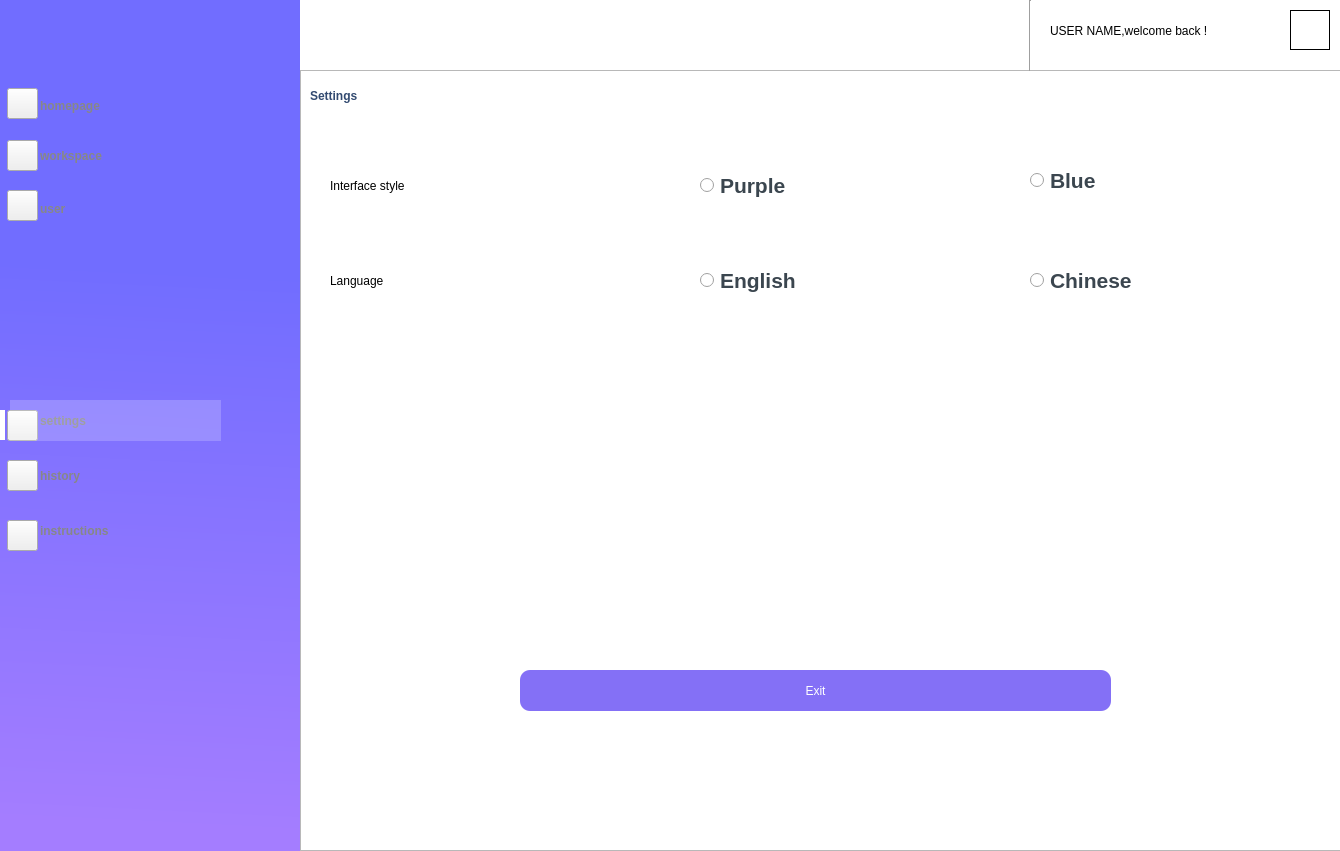
<?xml version="1.0" encoding="UTF-8"?>
<ui version="4.0">
 <class>Setting</class>
 <widget class="QWidget" name="Setting">
  <property name="geometry">
   <rect>
    <x>0</x>
    <y>0</y>
    <width>1340</width>
    <height>851</height>
   </rect>
  </property>
  <property name="windowTitle">
   <string>Form</string>
  </property>
  <property name="autoFillBackground">
   <bool>true</bool>
  </property>
  <widget class="QLabel" name="label_left">
   <property name="geometry">
    <rect>
     <x>-1</x>
     <y>0</y>
     <width>301</width>
     <height>851</height>
    </rect>
   </property>
   <property name="styleSheet">
    <string notr="true">background-color: qlineargradient(spread:pad, x1:0.512438, y1:0.159091, x2:0.497512, y2:0.971591, stop:0.19403 rgba(113,109,255,1), stop:1 rgba(164,125,255,1));
</string>
   </property>
   <property name="text">
    <string/>
   </property>
  </widget>
  <widget class="QLabel" name="label_top">
   <property name="geometry">
    <rect>
     <x>300</x>
     <y>0</y>
     <width>1041</width>
     <height>70</height>
    </rect>
   </property>
   <property name="styleSheet">
    <string notr="true">background-color: rgb(255, 255, 255);</string>
   </property>
   <property name="text">
    <string/>
   </property>
  </widget>
  <widget class="QLabel" name="label_botom">
   <property name="geometry">
    <rect>
     <x>300</x>
     <y>70</y>
     <width>1041</width>
     <height>771</height>
    </rect>
   </property>
   <property name="styleSheet">
    <string notr="true">background-color: rgb(237, 241, 247);</string>
   </property>
   <property name="text">
    <string/>
   </property>
  </widget>
  <widget class="QLabel" name="label_welcome">
   <property name="geometry">
    <rect>
     <x>1050</x>
     <y>10</y>
     <width>231</width>
     <height>41</height>
    </rect>
   </property>
   <property name="styleSheet">
    <string notr="true"/>
   </property>
   <property name="text">
    <string>USER NAME,welcome back !</string>
   </property>
  </widget>
  <widget class="QPushButton" name="pushButton_1">
   <property name="geometry">
    <rect>
     <x>7</x>
     <y>88</y>
     <width>31</width>
     <height>31</height>
    </rect>
   </property>
   <property name="styleSheet">
    <string notr="true">border-image: url(:/icon/homepage.png);</string>
   </property>
   <property name="text">
    <string/>
   </property>
  </widget>
  <widget class="QPushButton" name="pushButton_2">
   <property name="geometry">
    <rect>
     <x>7</x>
     <y>140</y>
     <width>31</width>
     <height>31</height>
    </rect>
   </property>
   <property name="styleSheet">
    <string notr="true">border-image: url(:/icon/working.png);</string>
   </property>
   <property name="text">
    <string/>
   </property>
  </widget>
  <widget class="QPushButton" name="pushButton_3">
   <property name="geometry">
    <rect>
     <x>7</x>
     <y>190</y>
     <width>31</width>
     <height>31</height>
    </rect>
   </property>
   <property name="styleSheet">
    <string notr="true">border-image: url(:/icon/user.png);</string>
   </property>
   <property name="text">
    <string/>
   </property>
  </widget>
  <widget class="QPushButton" name="pushButton_4">
   <property name="geometry">
    <rect>
     <x>7</x>
     <y>410</y>
     <width>31</width>
     <height>31</height>
    </rect>
   </property>
   <property name="styleSheet">
    <string notr="true">
border-image: url(:/icon/setting.png);</string>
   </property>
   <property name="text">
    <string/>
   </property>
  </widget>
  <widget class="QPushButton" name="pushButton">
   <property name="geometry">
    <rect>
     <x>7</x>
     <y>520</y>
     <width>31</width>
     <height>31</height>
    </rect>
   </property>
   <property name="styleSheet">
    <string notr="true">border-image: url(:/icon/notice.png);</string>
   </property>
   <property name="text">
    <string/>
   </property>
  </widget>
  <widget class="QPushButton" name="pushButton_5">
   <property name="geometry">
    <rect>
     <x>7</x>
     <y>460</y>
     <width>31</width>
     <height>31</height>
    </rect>
   </property>
   <property name="styleSheet">
    <string notr="true">border-image: url(:/icon/suggestion.png);</string>
   </property>
   <property name="text">
    <string/>
   </property>
  </widget>
  <widget class="QLabel" name="label_home">
   <property name="geometry">
    <rect>
     <x>40</x>
     <y>90</y>
     <width>151</width>
     <height>31</height>
    </rect>
   </property>
   <property name="styleSheet">
    <string notr="true">font: 14pt &quot;ProximaNova&quot;;
font-weight: bold;
color: rgb(135, 135, 135);</string>
   </property>
   <property name="text">
    <string>homepage</string>
   </property>
  </widget>
  <widget class="QLabel" name="label_work">
   <property name="geometry">
    <rect>
     <x>40</x>
     <y>130</y>
     <width>171</width>
     <height>51</height>
    </rect>
   </property>
   <property name="styleSheet">
    <string notr="true">font: 14pt &quot;ProximaNova&quot;;
font-weight: bold;
color: rgb(135, 135, 135);</string>
   </property>
   <property name="text">
    <string>workspace</string>
   </property>
  </widget>
  <widget class="QLabel" name="label_user">
   <property name="geometry">
    <rect>
     <x>40</x>
     <y>178</y>
     <width>151</width>
     <height>61</height>
    </rect>
   </property>
   <property name="styleSheet">
    <string notr="true">font: 14pt &quot;ProximaNova&quot;;
font-weight: bold;
color: rgb(135, 135, 135);</string>
   </property>
   <property name="text">
    <string>user</string>
   </property>
  </widget>
  <widget class="QLabel" name="label_sett">
   <property name="geometry">
    <rect>
     <x>40</x>
     <y>400</y>
     <width>161</width>
     <height>41</height>
    </rect>
   </property>
   <property name="styleSheet">
    <string notr="true">font: 14pt &quot;ProximaNova&quot;;
font-weight: bold;
color: rgb(135, 135, 135);</string>
   </property>
   <property name="text">
    <string>settings</string>
   </property>
  </widget>
  <widget class="QLabel" name="label_noti">
   <property name="geometry">
    <rect>
     <x>40</x>
     <y>450</y>
     <width>151</width>
     <height>51</height>
    </rect>
   </property>
   <property name="styleSheet">
    <string notr="true">font: 14pt &quot;ProximaNova&quot;;
font-weight: bold;
color: rgb(135, 135, 135);</string>
   </property>
   <property name="text">
    <string>history</string>
   </property>
  </widget>
  <widget class="QLabel" name="label_sugg">
   <property name="geometry">
    <rect>
     <x>40</x>
     <y>500</y>
     <width>181</width>
     <height>61</height>
    </rect>
   </property>
   <property name="styleSheet">
    <string notr="true">font: 14pt &quot;ProximaNova&quot;;
font-weight: bold;
color: rgb(135, 135, 135);</string>
   </property>
   <property name="text">
    <string>instructions</string>
   </property>
  </widget>
  <widget class="QLabel" name="label_white2">
   <property name="geometry">
    <rect>
     <x>0</x>
     <y>410</y>
     <width>5</width>
     <height>30</height>
    </rect>
   </property>
   <property name="styleSheet">
    <string notr="true">background-color: rgb(255, 255, 255);</string>
   </property>
   <property name="text">
    <string/>
   </property>
  </widget>
  <widget class="QLabel" name="label_white1">
   <property name="geometry">
    <rect>
     <x>10</x>
     <y>400</y>
     <width>211</width>
     <height>41</height>
    </rect>
   </property>
   <property name="styleSheet">
    <string notr="true">background-color: rgba(255, 255, 255, 51);</string>
   </property>
   <property name="text">
    <string/>
   </property>
  </widget>
  <widget class="QListWidget" name="listWidget">
   <property name="geometry">
    <rect>
     <x>300</x>
     <y>70</y>
     <width>1041</width>
     <height>781</height>
    </rect>
   </property>
   <property name="styleSheet">
    <string notr="true"/>
   </property>
  </widget>
  <widget class="QLabel" name="label_name">
   <property name="geometry">
    <rect>
     <x>310</x>
     <y>70</y>
     <width>401</width>
     <height>51</height>
    </rect>
   </property>
   <property name="styleSheet">
    <string notr="true">color: rgb(50, 74, 112);
font: 27pt &quot;Poppins&quot;;
font-weight: bold;</string>
   </property>
   <property name="text">
    <string>Settings</string>
   </property>
  </widget>
  <widget class="QPushButton" name="pushButton_6">
   <property name="geometry">
    <rect>
     <x>520</x>
     <y>670</y>
     <width>591</width>
     <height>41</height>
    </rect>
   </property>
   <property name="styleSheet">
    <string notr="true">background-color: qlineargradient(spread:pad, x1:0.52, y1:1, x2:0.54, y2:0, 
stop:0.0112994 rgba(110,102,162,1), 
stop:1 rgba(110,102,162,1));
color: rgb(255, 255, 255, 255);
 
background-color: rgb(132, 112, 246);
border:0px groove gray;border-radius:
10px;padding:2px 4px;
font: 26pt &quot;Candara&quot;;

</string>
   </property>
   <property name="text">
    <string>Exit</string>
   </property>
  </widget>
  <widget class="QGroupBox" name="horizontalGroupBox">
   <property name="geometry">
    <rect>
     <x>260</x>
     <y>150</y>
     <width>1031</width>
     <height>61</height>
    </rect>
   </property>
   <property name="styleSheet">
    <string notr="true">border-radius:18px;
</string>
   </property>
   <widget class="QLabel" name="label_name1">
    <property name="geometry">
     <rect>
      <x>70</x>
      <y>20</y>
      <width>281</width>
      <height>31</height>
     </rect>
    </property>
    <property name="styleSheet">
     <string notr="true">
font: 17pt &quot;Poppins&quot;;</string>
    </property>
    <property name="text">
     <string>Interface style</string>
    </property>
   </widget>
   <widget class="QRadioButton" name="light_button">
    <property name="geometry">
     <rect>
      <x>440</x>
      <y>20</y>
      <width>141</width>
      <height>31</height>
     </rect>
    </property>
    <property name="font">
     <font>
      <family>.AppleSystemUIFont</family>
      <pointsize>16</pointsize>
      <weight>50</weight>
      <italic>false</italic>
      <bold>false</bold>
     </font>
    </property>
    <property name="styleSheet">
     <string notr="true">color: rgb(59, 70, 79);
font-weight: bold;
font: 16pt &quot;.AppleSystemUIFont&quot;;</string>
    </property>
    <property name="text">
     <string>Purple</string>
    </property>
   </widget>
   <widget class="QRadioButton" name="dark_button">
    <property name="geometry">
     <rect>
      <x>770</x>
      <y>10</y>
      <width>111</width>
      <height>41</height>
     </rect>
    </property>
    <property name="font">
     <font>
      <family>.AppleSystemUIFont</family>
      <pointsize>16</pointsize>
      <weight>50</weight>
      <italic>false</italic>
      <bold>false</bold>
     </font>
    </property>
    <property name="styleSheet">
     <string notr="true">color: rgb(59, 70, 79);
font-weight: bold;
font: 16pt &quot;.AppleSystemUIFont&quot;;</string>
    </property>
    <property name="text">
     <string>Blue</string>
    </property>
   </widget>
  </widget>
  <widget class="QGroupBox" name="horizontalGroupBox_2">
   <property name="geometry">
    <rect>
     <x>160</x>
     <y>250</y>
     <width>1091</width>
     <height>61</height>
    </rect>
   </property>
   <property name="styleSheet">
    <string notr="true">border-radius:18px;
</string>
   </property>
   <widget class="QLabel" name="label_name1_2">
    <property name="geometry">
     <rect>
      <x>170</x>
      <y>10</y>
      <width>231</width>
      <height>41</height>
     </rect>
    </property>
    <property name="styleSheet">
     <string notr="true">
font: 17pt &quot;Poppins&quot;;</string>
    </property>
    <property name="text">
     <string>Language</string>
    </property>
   </widget>
   <widget class="QRadioButton" name="english_button">
    <property name="geometry">
     <rect>
      <x>540</x>
      <y>10</y>
      <width>151</width>
      <height>41</height>
     </rect>
    </property>
    <property name="font">
     <font>
      <family>.AppleSystemUIFont</family>
      <pointsize>16</pointsize>
      <weight>50</weight>
      <italic>false</italic>
      <bold>false</bold>
     </font>
    </property>
    <property name="styleSheet">
     <string notr="true">color: rgb(59, 70, 79);
font-weight: bold;
font: 16pt &quot;.AppleSystemUIFont&quot;;</string>
    </property>
    <property name="text">
     <string>English</string>
    </property>
   </widget>
   <widget class="QRadioButton" name="chinese_button">
    <property name="geometry">
     <rect>
      <x>870</x>
      <y>10</y>
      <width>171</width>
      <height>41</height>
     </rect>
    </property>
    <property name="font">
     <font>
      <family>.AppleSystemUIFont</family>
      <pointsize>16</pointsize>
      <weight>50</weight>
      <italic>false</italic>
      <bold>false</bold>
     </font>
    </property>
    <property name="styleSheet">
     <string notr="true">color: rgb(59, 70, 79);
font-weight: bold;
font: 16pt &quot;.AppleSystemUIFont&quot;;</string>
    </property>
    <property name="text">
     <string>Chinese</string>
    </property>
   </widget>
  </widget>
  <widget class="QPushButton" name="pushButton_portrait">
   <property name="geometry">
    <rect>
     <x>1290</x>
     <y>10</y>
     <width>40</width>
     <height>40</height>
    </rect>
   </property>
   <property name="styleSheet">
    <string notr="true">border-width: 1px;
border-image: url(:/other/photo.jpg);
border-style: solid;
border-color: rgb(0, 0, 0);</string>
   </property>
   <property name="text">
    <string/>
   </property>
  </widget>
  <widget class="Line" name="line">
   <property name="geometry">
    <rect>
     <x>1020</x>
     <y>0</y>
     <width>20</width>
     <height>71</height>
    </rect>
   </property>
   <property name="orientation">
    <enum>Qt::Vertical</enum>
   </property>
  </widget>
 </widget>
 <resources/>
 <connections/>
</ui>
